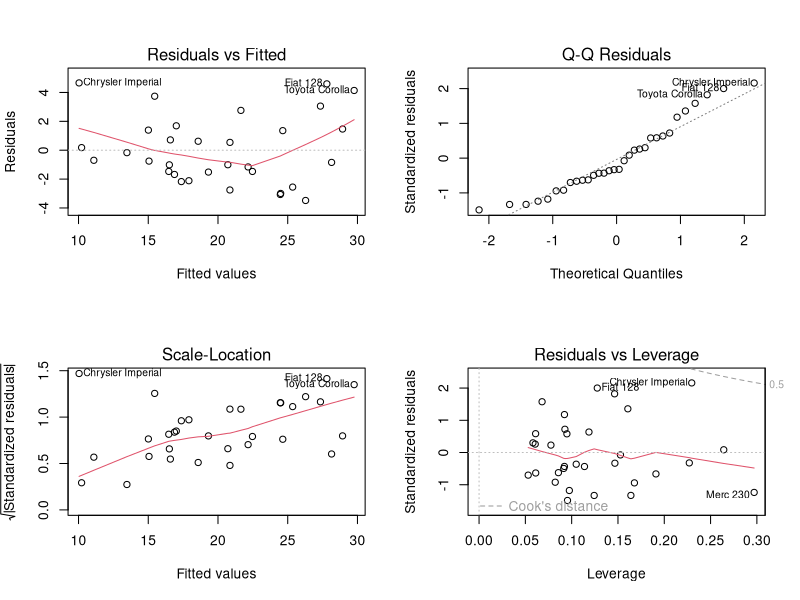
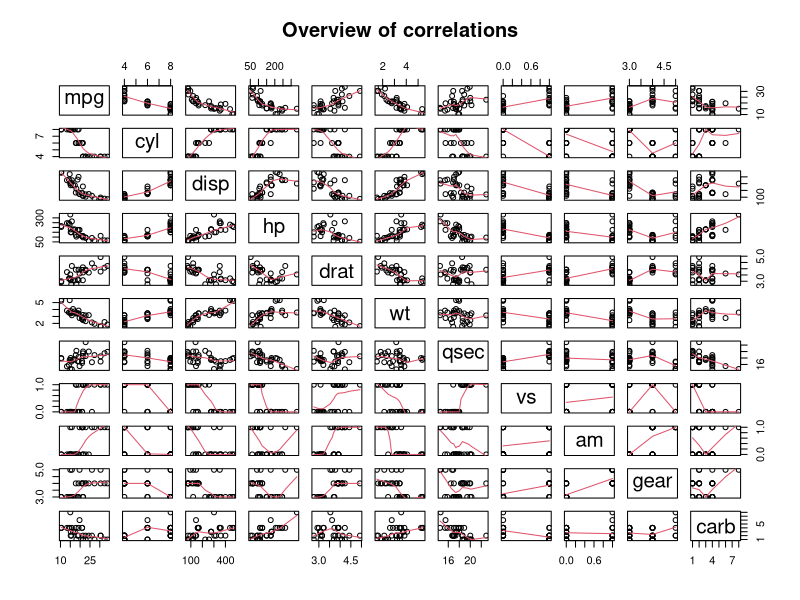
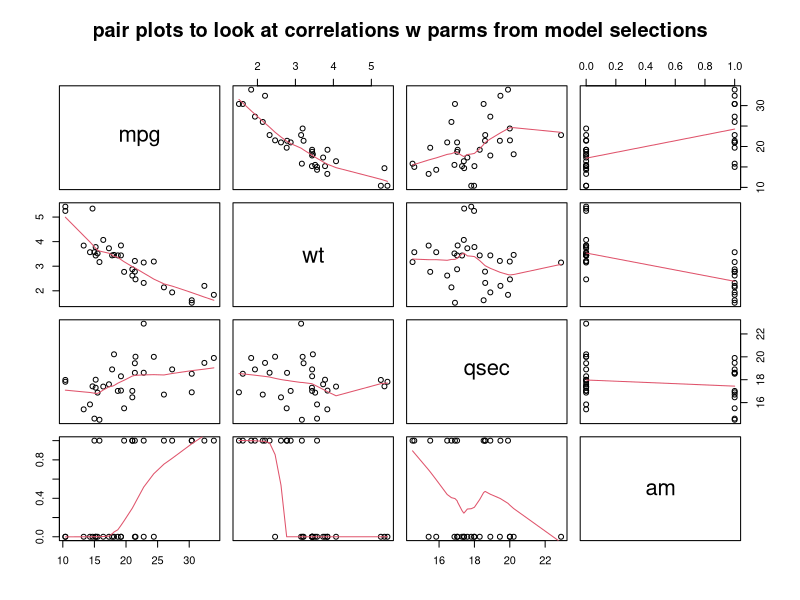
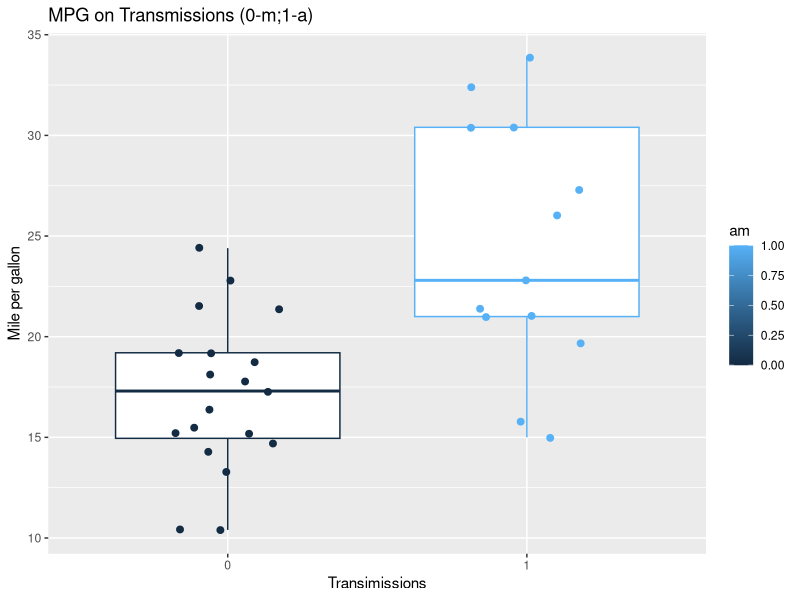

Source code (R) for these figures, in order:
## ---- chunk 1
str(mtcars)
## ---- chunk 2
ffit<-lm(mpg ~ qsec+wt+am, data=mtcars)
summary(ffit)$coef
## ---- chunk 3
summary(ffit)$coeff
## ---- chunk 4
fit<-lm(mpg~am, data=mtcars)
summary(fit)
## ---- chunk 5
par(mfrow=c(2,2)) # alterntive could be plot(predict(ffit),resid(ffit),pch='*');abline(h=mean(resid(ffit)), col="red")
plot(ffit)
## ---- chunk 6
ffit<-lm(mpg ~ qsec+wt+am, data=mtcars)
summary(ffit)$coef
## ---- chunk 7
confint(ffit, "am")
## ---- chunk 8
t.test(mtcars[mtcars$am==0,]$mpg,mtcars[mtcars$am==1,]$mpg, alternative = "less", paired = F, var.equal = F,conf.level = 0.95)
## ---- chunk 9
#fit all the parameters in the lm
model_full<-lm(mpg ~ . , data=mtcars)
summary(model_full)
## ---- chunk 10
step_fit<-step(model_full)
summary(step_fit)
## ---- chunk 11
drop1(model_full, test="F")
#above find cyl to drop, as the p value is 0.91609 
drop1(update(model_full, ~ . -cyl), test = "F")
#above find disp to drop, as the p value is 0.45381
drop1(update(model_full, ~ . -cyl -disp), test = "F")
#above find vs to drop, as the p value is 0.96332
drop1(update(model_full, ~ . -cyl -disp -vs), test = "F")
#copying above, we'll continue to drop a few parm: drat, gear, hp, carb
drop1(update(model_full, ~ . -cyl -disp -vs -drat -gear -hp -carb), test = "F")
#This is finally agreeing with the step AIC based approach, we finally keep am, qsec,wt
## ---- chunk 12
library(rms)
ols.full <- ols(mpg ~ cyl+disp+hp+drat+wt+qsec+vs+am+gear+carb, data=mtcars)
fastbw(ols.full, rule = "p", sls = 0.05)
## ---- chunk 13
lm.1<-lm(mpg ~ wt+qsec, data=mtcars)
lm.2<-lm(mpg ~ wt+qsec+am, data=mtcars)
anova(lm.1,lm.2)
## ---- chunk 14
ffit2<-lm(mpg ~ wt + qsec + am + am:wt, data=mtcars)
summary(ffit2)
anova(ffit,ffit2)
## ---- chunk 15
#pair plots:
par(frow=c(2,1))
pairs(mtcars, panel=panel.smooth, main="Overview of correlations")
pairs(mtcars[,c("mpg","wt","qsec","am")], panel=panel.smooth,main="pair plots to look at correlations w parms from model selections")
## ---- chunk 16
str(mtcars)
library(ggplot2)
g<-ggplot(data=mtcars, aes(as.factor(am),mpg))+
  geom_boxplot(aes(color=am))+
  geom_jitter(width = 0.2,size=2,aes(color=am))+
  labs(title="MPG on Transmissions (0-m;1-a)",x="Transimissions",y="Mile per gallon")
print(g)
print("median values for mannual and auto are ")
print(median(mtcars[mtcars$am==0,]$mpg))
print(median(mtcars[mtcars$am==1,]$mpg))
